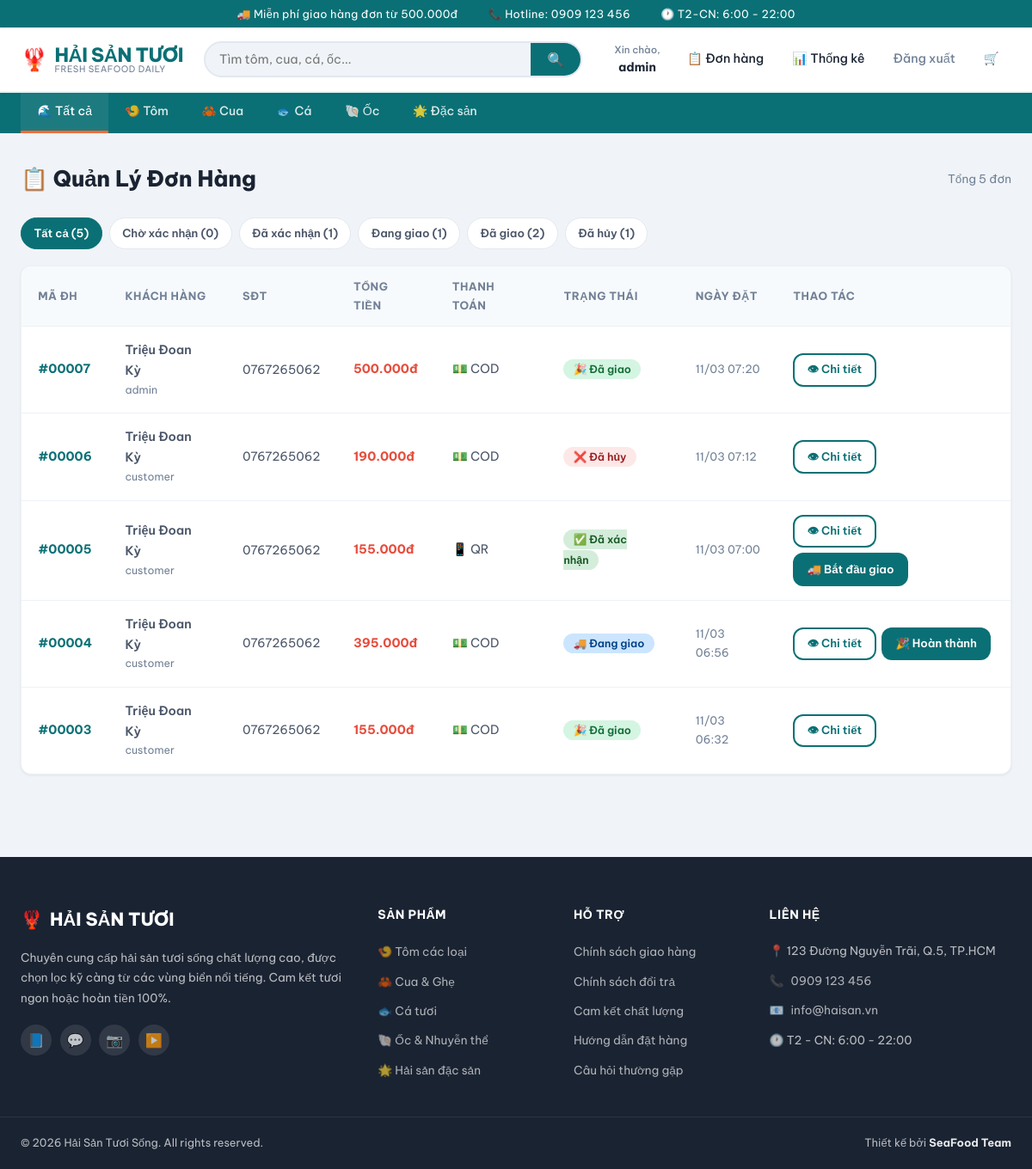
Page /admin/orders (signed in) on the committed database.
### tables this page shows
CREATE TABLE IF NOT EXISTS `orders` (
  `id` int NOT NULL AUTO_INCREMENT,
  `user_id` int NOT NULL,
  `total_price` decimal(10,2) NOT NULL,
  `shipping_fee` decimal(10,2) DEFAULT '0.00',
  `discount_amount` decimal(10,2) DEFAULT '0.00',
  `status` enum('pending','confirmed','shipping','delivered','cancelled') DEFAULT 'pending',
  `customer_name` varchar(100) DEFAULT NULL,
  `customer_phone` varchar(15) DEFAULT NULL,
  `customer_address` text,
  `payment_method` enum('cod','qr') DEFAULT 'cod',
  `payment_status` enum('unpaid','paid') DEFAULT 'unpaid',
  `note` text,
  `created_at` timestamp NULL DEFAULT CURRENT_TIMESTAMP,
  `updated_at` timestamp NULL DEFAULT CURRENT_TIMESTAMP ON UPDATE CURRENT_TIMESTAMP,
  PRIMARY KEY (`id`),
  KEY `user_id` (`user_id`),
  CONSTRAINT `orders_ibfk_1` FOREIGN KEY (`user_id`) REFERENCES `users` (`id`) ON DELETE CASCADE
);

CREATE TABLE IF NOT EXISTS `users` (
  `id` int NOT NULL AUTO_INCREMENT,
  `fullname` varchar(100) NOT NULL,
  `username` varchar(50) NOT NULL,
  `password` varchar(255) NOT NULL,
  `email` varchar(100) DEFAULT NULL,
  `phone` varchar(15) DEFAULT NULL,
  `address` text,
  `role` enum('customer','staff','admin') DEFAULT 'customer',
  `is_active` tinyint(1) DEFAULT '1',
  `created_at` timestamp NULL DEFAULT CURRENT_TIMESTAMP,
  PRIMARY KEY (`id`),
  UNIQUE KEY `username` (`username`)
);

### app/controllers/AdminController.php (called while the page is built, shortened)
<?php
class AdminController {
    public function orders() {
        require_once 'app/models/OrderModel.php';
        $orders = OrderModel::getAll();
        include 'app/views/admin/orders.php';
    }
}
?>

### index.php (called while the page is built, shortened)
<?php
$url = $_GET['url'] ?? '';
$url = rtrim($url, '/');
$url = filter_var($url, FILTER_SANITIZE_URL);
$url = explode('/', $url);
$action = isset($url[1]) && $url[1] != '' ? $url[1] : 'index';
$controller = new $controllerName();
call_user_func_array([$controller, $action], array_slice($url, 2));
?>

### app/models/OrderModel.php (called while the page is built, shortened)
<?php
class OrderModel {
    public static function getAll() {
        $db   = new Database();
        $conn = $db->getConnection();
        $stmt = $conn->query(
            "SELECT o.*, u.username
             FROM orders o
             LEFT JOIN users u ON o.user_id = u.id
             ORDER BY o.created_at DESC"
        );
        return $stmt->fetchAll(PDO::FETCH_ASSOC);
    }
}
?>

### app/views/admin/orders.php (the view, shortened to what this page needs)
<?php
$statusMap = [
    'pending'   => ['label' => '⏳ Chờ xác nhận', 'color' => '#fff3cd', 'text' => '#856404', 'next' => 'confirmed', 'nextLabel' => '✅ Xác nhận'],
    'confirmed' => ['label' => '✅ Đã xác nhận',  'color' => '#d4edda', 'text' => '#155724', 'next' => 'shipping',  'nextLabel' => '🚚 Bắt đầu giao'],
    'shipping'  => ['label' => '🚚 Đang giao',     'color' => '#cce5ff', 'text' => '#004085', 'next' => 'delivered', 'nextLabel' => '🎉 Hoàn thành'],
    'delivered' => ['label' => '🎉 Đã giao',       'color' => '#d4f5e2', 'text' => '#0f6b35', 'next' => null,        'nextLabel' => null],
    'cancelled' => ['label' => '❌ Đã hủy',        'color' => '#fde8e8', 'text' => '#9b1c1c', 'next' => null,        'nextLabel' => null],
];
$filterStatus = $_GET['status'] ?? 'all';
$filteredOrders = $filterStatus === 'all' ? $orders : array_filter($orders, fn($o) => $o['status'] === $filterStatus);
?>
<div style="display:flex;justify-content:space-between;align-items:center;margin-bottom:1.5rem;flex-wrap:wrap;gap:0.75rem;">
    <h1 class="page-title" style="margin-bottom:0;">📋 Quản Lý Đơn Hàng</h1>
    <span style="font-size:0.85rem;color:var(--text-light);">Tổng <?php echo count($orders); ?> đơn</span>
</div>
<div style="display:flex;gap:0.5rem;flex-wrap:wrap;margin-bottom:1.2rem;">
    <?php
    $tabs = ['all'=>'Tất cả','pending'=>'Chờ xác nhận','confirmed'=>'Đã xác nhận','shipping'=>'Đang giao','delivered'=>'Đã giao','cancelled'=>'Đã hủy'];
    foreach ($tabs as $key => $label):
        $count    = ($key === 'all') ? count($orders) : count(array_filter($orders, fn($o) => $o['status'] === $key));
        $isActive = $filterStatus === $key;
    ?>
    <a href="?status=<?php echo $key; ?>"
       style="padding:0.4rem 0.9rem;border-radius:50px;font-size:0.82rem;font-weight:600;text-decoration:none;
              background:<?php echo $isActive ? 'var(--primary)' : 'var(--bg-white)'; ?>;
              color:<?php echo $isActive ? 'white' : 'var(--text-body)'; ?>;
              border:1px solid <?php echo $isActive ? 'var(--primary)' : 'var(--border)'; ?>;">
        <?php echo $label; ?> (<?php echo $count; ?>)
    </a>
    <?php endforeach; ?>
</div>
<div class="table-card">
    <?php if (empty($filteredOrders)): ?>
        <div class="empty-state" style="padding:3rem;">
            <div class="empty-icon">📭</div>
            <p>Chưa có đơn hàng nào <?php echo $filterStatus !== 'all' ? 'ở trạng thái này' : ''; ?></p>
        </div>
    <?php else: ?>
    <table class="table">
        <thead>
            <tr>
                <th>Mã ĐH</th>
                <th>Khách hàng</th>
                <th>SĐT</th>
                <th>Tổng tiền</th>
                <th>Thanh toán</th>
                <th>Trạng thái</th>
                <th>Ngày đặt</th>
                <th style="min-width:160px;">Thao tác</th>
            </tr>
        </thead>
        <tbody>
            <?php foreach ($filteredOrders as $o):
                $s = $statusMap[$o['status']] ?? $statusMap['pending'];
            ?>
            <tr>
                <td style="font-weight:700;color:var(--primary);">#<?php echo str_pad($o['id'], 5, '0', STR_PAD_LEFT); ?></td>
                <td>
                    <div style="font-weight:600;"><?php echo htmlspecialchars($o['customer_name']); ?></div>
                    <div style="font-size:0.78rem;color:var(--text-light);"><?php echo htmlspecialchars($o['username'] ?? ''); ?></div>
                </td>
                <td style="font-size:0.88rem;"><?php echo htmlspecialchars($o['customer_phone']); ?></td>
                <td style="font-weight:700;color:var(--danger);"><?php echo number_format($o['total_price'],0,',','.'); ?>đ</td>
                <td>
                    <?php echo $o['payment_method'] === 'qr' ? '📱 QR' : '💵 COD'; ?>
                </td>
                <td>
                    <span style="padding:0.25rem 0.7rem;border-radius:50px;font-size:0.78rem;font-weight:600;
                                 background:<?php echo $s['color']; ?>;color:<?php echo $s['text']; ?>;">
                        <?php echo $s['label']; ?>
                    </span>
                </td>
                <td style="font-size:0.82rem;color:var(--text-light);">
                    <?php echo date('d/m H:i', strtotime($o['created_at'])); ?>
                </td>
                <td>
                    <div style="display:flex;gap:0.4rem;flex-wrap:wrap;">
                        <a href="/banhaisan/admin/order_detail?id=<?php echo $o['id']; ?>" class="btn btn-sm btn-outline">👁 Chi tiết</a>
                        <?php if ($s['next']): ?>
                        <a href="/banhaisan/admin/update_order_status?id=<?php echo $o['id']; ?>&status=<?php echo $s['next']; ?>"
                           class="btn btn-sm"
                           onclick="return confirm('<?php echo $s['nextLabel']; ?>?')">
                            <?php echo $s['nextLabel']; ?>
                        </a>
                        <?php endif; ?>
                    </div>
                </td>
            </tr>
            <?php endforeach; ?>
        </tbody>
    </table>
    <?php endif; ?>
</div>
<?php $content = ob_get_clean(); include __DIR__ . '/../layout.php'; ?>

### public/css/style.css (style rules this page uses)
:root { --primary: #0a7075; --primary-dark: #065a5f; --primary-light: #e0f4f4; --accent: #FF6B35; --accent-dark: #e55a25; --success: #27ae60; --danger: #e74c3c; --warning: #f39c12; --info: #2980b9; --text-dark: #1a2332; --text-body: #4a5568; --text-light: #718096; --text-white: #ffffff; --bg-page: #f0f4f8; --bg-white: #ffffff; --bg-light: #f7fafc; --bg-card: #ffffff; --border: #e2e8f0; --border-light: #edf2f7; --shadow-sm: 0 1px 3px rgba(0,0,0,0.08); --shadow-md: 0 4px 16px rgba(0,0,0,0.10); --shadow-lg: 0 8px 32px rgba(0,0,0,0.12); --shadow-hover: 0 12px 40px rgba(10,112,117,0.18); --radius-sm: 6px; --radius-md: 12px; --radius-lg: 20px; --radius-xl: 32px; --transition: all 0.25s ease; --font: 'Be Vietnam Pro', sans-serif; }
*, *::before, *::after { box-sizing: border-box; margin: 0; padding: 0; }
html { scroll-behavior: smooth; }
body { font-family: var(--font); background-color: var(--bg-page); color: var(--text-body); line-height: 1.65; font-size: 15px; }
a { color: inherit; text-decoration: none; transition: var(--transition); }
.btn { display: inline-flex; align-items: center; justify-content: center; gap: 0.4rem; padding: 0.65rem 1.4rem; background: var(--primary); color: white; border: 2px solid transparent; border-radius: var(--radius-md); font-family: var(--font); font-size: 0.9rem; font-weight: 600; cursor: pointer; transition: var(--transition); text-align: center; white-space: nowrap; }
.btn-sm { padding: 0.4rem 0.9rem; font-size: 0.82rem; }
.btn-outline { background: transparent; color: var(--primary); border-color: var(--primary); }
.table-card { background: var(--bg-white); border-radius: var(--radius-md); overflow: hidden; box-shadow: var(--shadow-sm); border: 1px solid var(--border-light); }
.table { width: 100%; border-collapse: collapse; }
.table th { padding: 0.85rem 1.2rem; text-align: left; background: var(--bg-light); font-size: 0.8rem; font-weight: 700; color: var(--text-light); text-transform: uppercase; letter-spacing: 0.5px; border-bottom: 1px solid var(--border-light); }
.table td { padding: 1rem 1.2rem; border-bottom: 1px solid var(--border-light); font-size: 0.9rem; color: var(--text-body); vertical-align: middle; }
.table tbody tr:last-child td { border-bottom: none; }
.page-title { font-size: 1.6rem; font-weight: 800; color: var(--text-dark); margin-bottom: 1.5rem; display: flex; align-items: center; gap: 0.5rem; }

### rows in the picture
orders: id "00007", customer_name "Triệu Đoan Kỳ", user.username "admin", customer_phone "0767265062", total_price "500.000", payment_method "💵 COD", status "🎉 Đã giao", created_at "11/03 07:20"
orders: id "00006", customer_name "Triệu Đoan Kỳ", user.username "customer", customer_phone "0767265062", total_price "190.000", payment_method "💵 COD", status "❌ Đã hủy", created_at "11/03 07:12"
orders: id "00005", customer_name "Triệu Đoan Kỳ", user.username "customer", customer_phone "0767265062", total_price "155.000", payment_method "📱 QR", status "✅ Đã xác nhận", created_at "11/03 07:00", status "🚚 Bắt đầu giao"
orders: id "00004", customer_name "Triệu Đoan Kỳ", user.username "customer", customer_phone "0767265062", total_price "395.000", payment_method "💵 COD", status "🚚 Đang giao", created_at "11/03 06:56", status "🎉 Hoàn thành"
orders: id "00003", customer_name "Triệu Đoan Kỳ", user.username "customer", customer_phone "0767265062", total_price "155.000", payment_method "💵 COD", status "🎉 Đã giao", created_at "11/03 06:32"

### other values in the picture
explode(' ', $_SESSION['username'])[0] "admin"
count($orders) "5"
$label "Tất cả"
$count "5"
$label "Chờ xác nhận"
$count "0"
$label "Đã xác nhận"
$count "1"
$label "Đang giao"
$label "Đã giao"
$count "2"
$label "Đã hủy"
